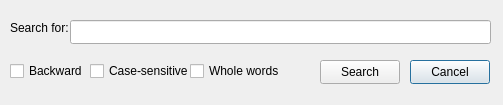
<?xml version="1.0" encoding="UTF-8"?>
<ui version="4.0">
 <class>SearchDialog</class>
 <widget class="QDialog" name="SearchDialog">
  <property name="geometry">
   <rect>
    <x>0</x>
    <y>0</y>
    <width>503</width>
    <height>105</height>
   </rect>
  </property>
  <property name="sizePolicy">
   <sizepolicy hsizetype="Fixed" vsizetype="Fixed">
    <horstretch>0</horstretch>
    <verstretch>0</verstretch>
   </sizepolicy>
  </property>
  <property name="windowTitle">
   <string>Search</string>
  </property>
  <widget class="QLabel" name="label">
   <property name="geometry">
    <rect>
     <x>10</x>
     <y>20</y>
     <width>61</width>
     <height>16</height>
    </rect>
   </property>
   <property name="text">
    <string>Search for:</string>
   </property>
  </widget>
  <widget class="QLineEdit" name="lineEdit">
   <property name="geometry">
    <rect>
     <x>70</x>
     <y>20</y>
     <width>421</width>
     <height>24</height>
    </rect>
   </property>
  </widget>
  <widget class="QPushButton" name="pushButton">
   <property name="geometry">
    <rect>
     <x>410</x>
     <y>60</y>
     <width>80</width>
     <height>24</height>
    </rect>
   </property>
   <property name="text">
    <string>Cancel</string>
   </property>
  </widget>
  <widget class="QPushButton" name="pushButton_2">
   <property name="geometry">
    <rect>
     <x>320</x>
     <y>60</y>
     <width>80</width>
     <height>24</height>
    </rect>
   </property>
   <property name="text">
    <string>Search</string>
   </property>
  </widget>
  <widget class="QCheckBox" name="backward_chk">
   <property name="geometry">
    <rect>
     <x>10</x>
     <y>60</y>
     <width>78</width>
     <height>22</height>
    </rect>
   </property>
   <property name="text">
    <string>Backward</string>
   </property>
  </widget>
  <widget class="QCheckBox" name="case_sen_chk">
   <property name="geometry">
    <rect>
     <x>90</x>
     <y>60</y>
     <width>101</width>
     <height>22</height>
    </rect>
   </property>
   <property name="text">
    <string>Case-sensitive</string>
   </property>
  </widget>
  <widget class="QCheckBox" name="whole_words_chk">
   <property name="geometry">
    <rect>
     <x>190</x>
     <y>60</y>
     <width>101</width>
     <height>22</height>
    </rect>
   </property>
   <property name="text">
    <string>Whole words</string>
   </property>
  </widget>
 </widget>
 <resources/>
 <connections/>
</ui>
